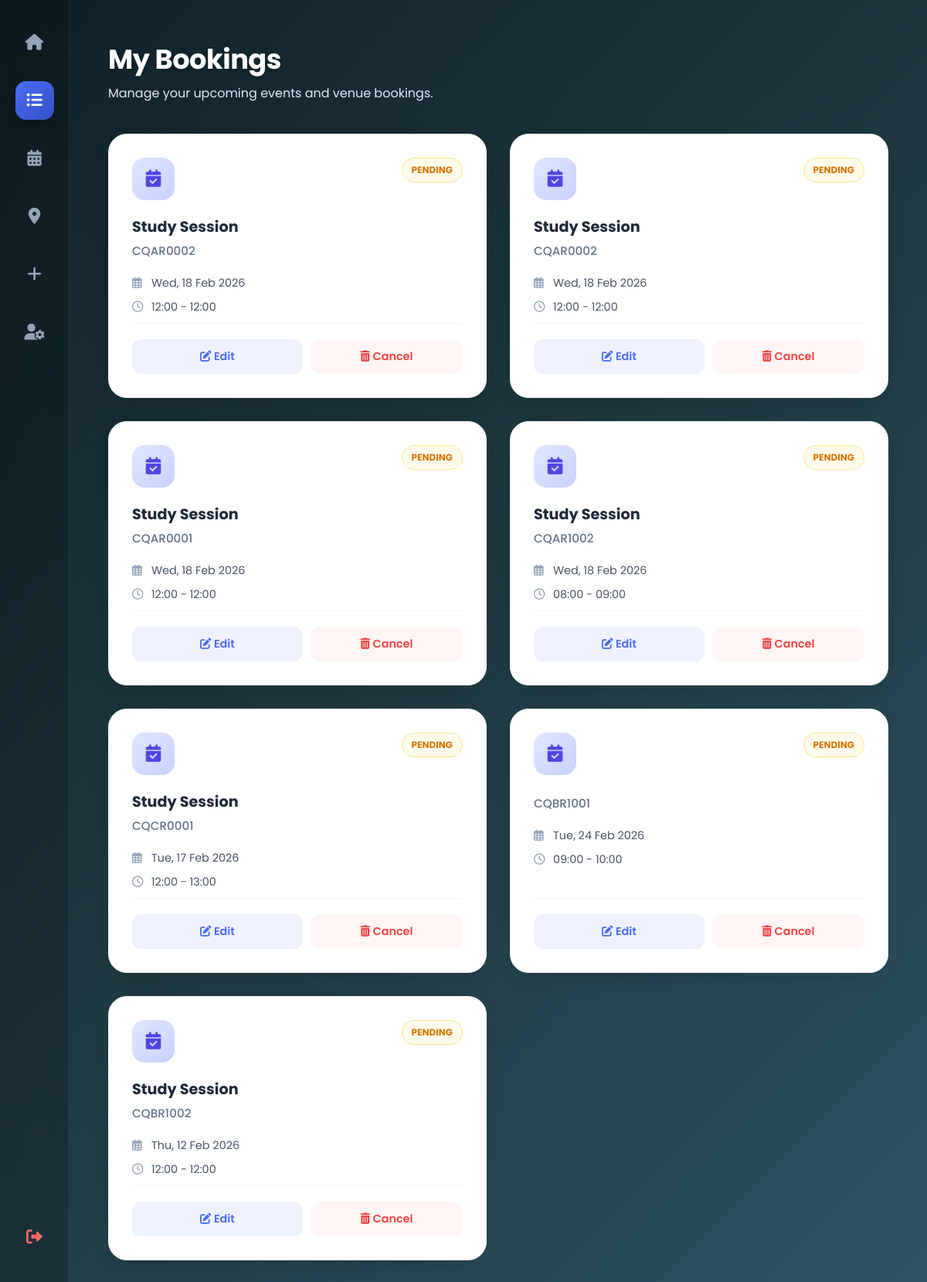
/my_bookings/ (signed in), run on an earlier commit of the app's database.
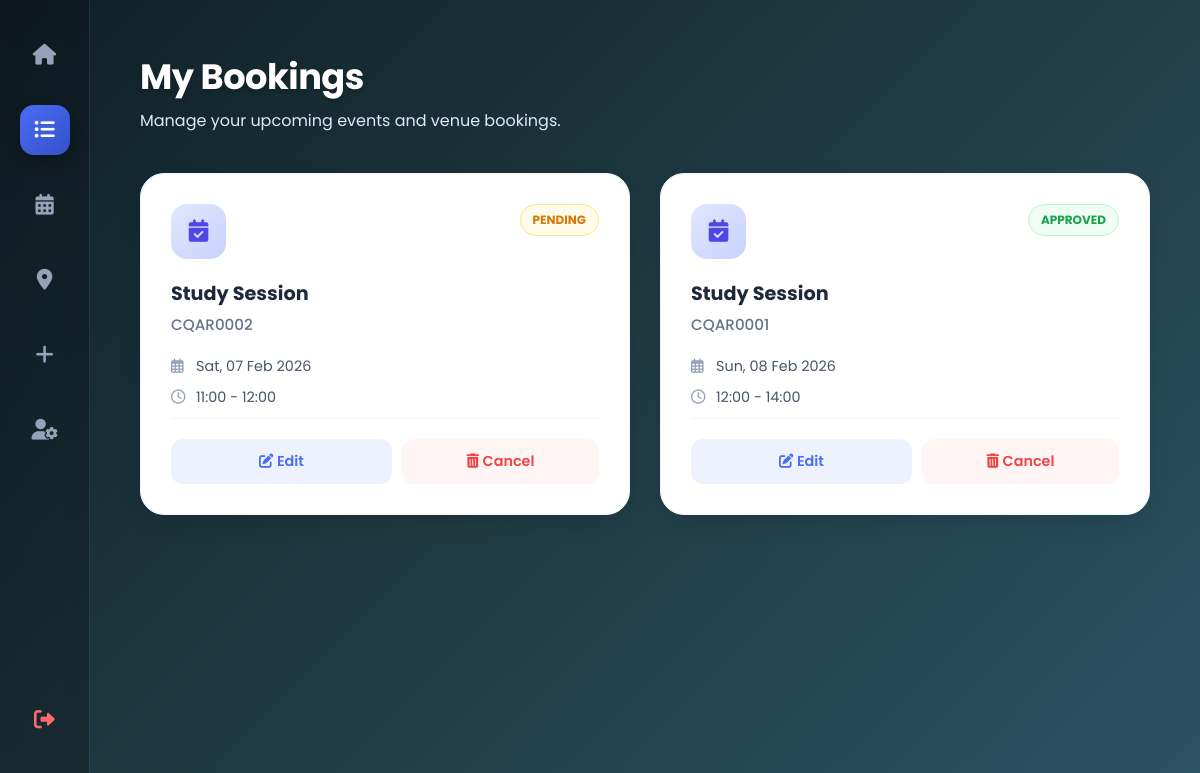
And on a later commit of the database.
### accounts/models.py (models this page shows, shortened)
class Booking(models.Model):
    STATUS_CHOICES = [
        ('PENDING', 'Pending'),
        ('APPROVED', 'Approved'),
        ('REJECTED', 'Rejected'),
    ]
    PURPOSE_CHOICES = [
        ('STUDY', 'Study'),
        ('EVENT', 'Event'),
    ]
    user = models.ForeignKey(User, on_delete=models.CASCADE, related_name='bookings')
    venue = models.ForeignKey(Venue, on_delete=models.CASCADE, related_name='bookings')
    purpose = models.CharField(max_length=10, choices=PURPOSE_CHOICES, default='STUDY')
    event_name = models.CharField(max_length=200, blank=True)
    description = models.TextField(blank=True)
    document = models.FileField(upload_to='booking_docs/', blank=True, null=True)
    start_time = models.DateTimeField()
    end_time = models.DateTimeField()
    status = models.CharField(max_length=10, choices=STATUS_CHOICES, default='PENDING')
    created_at = models.DateTimeField(auto_now_add=True)
    updated_at = models.DateTimeField(auto_now=True)
    approved_by = models.ForeignKey(User, on_delete=models.SET_NULL, null=True, blank=True, related_name='approved_bookings')
    approved_at = models.DateTimeField(null=True, blank=True)
    addon_equipment = models.TextField(blank=True, null=True, help_text="List any extra equipment needed (e.g., Extra Mic, Extension Cord).")
    qr_code = models.ImageField(upload_to='qr_codes/', blank=True, null=True)
    time_slot = models.CharField(max_length=20, blank=True, null=True, help_text="Selected time slot (e.g. 09:00-10:00)")
    class Meta:
        ordering = ['-start_time']
        indexes = [
            models.Index(fields=['user', 'status']),
            models.Index(fields=['venue', 'start_time', 'end_time']),
        ]

class Venue(models.Model):
    name = models.CharField(max_length=200, help_text="e.g. Lecture Hall A")
    location = models.CharField(max_length=200, help_text="e.g. Block B, Level 2")
    capacity = models.IntegerField(help_text="How many people can fit?")
    equipment = models.CharField(max_length=200, blank=True, help_text="e.g. Projector, Wifi, AC")
    class Meta:
        ordering = ['name']

### accounts/views.py (the view)
# urls.py: path('my_bookings/', views.my_bookings_view, name='my_bookings'),
@login_required(login_url='login')
def my_bookings_view(request):
    bookings = Booking.objects.filter(user=request.user).select_related('venue').order_by('-created_at')
    status_filter = request.GET.get('status')
    if status_filter and status_filter in ['PENDING', 'APPROVED', 'REJECTED']:
        bookings = bookings.filter(status=status_filter)
    from django.core.paginator import Paginator
    paginator = Paginator(bookings, 10)  # 10 bookings per page
    page_number = request.GET.get('page')
    bookings = paginator.get_page(page_number)
    return render(request, 'my_bookings.html', {
        'bookings': bookings,
        'status_filter': status_filter
    })

### templates/my_bookings.html (shortened to what this page needs)
<!DOCTYPE html>
<html lang="en">
<head>
    <link rel="stylesheet" href="https://cdnjs.cloudflare.com/ajax/libs/font-awesome/6.0.0/css/all.min.css">
</head>
<body>
    <div class="sidebar">
        <a href="{% url 'dashboard' %}" class="sidebar-icon" data-tooltip="Dashboard"><i class="fas fa-home"></i></a>
        <a href="#" class="sidebar-icon active" data-tooltip="My Bookings"><i class="fas fa-list-ul"></i></a>
        <a href="{% url 'calendar' %}" class="sidebar-icon" data-tooltip="View Schedule"><i class="fas fa-calendar-alt"></i></a>
        <a href="{% url 'venue_list' %}" class="sidebar-icon" data-tooltip="Campus Venues"><i class="fas fa-map-marker-alt"></i></a>
        <a href="{% url 'create_booking' %}" class="sidebar-icon" data-tooltip="Book a Venue"><i class="fas fa-plus"></i></a>
        <a href="{% url 'profile' %}" class="sidebar-icon" data-tooltip="Settings"><i class="fas fa-user-cog"></i></a>
        <a href="{% url 'logout' %}" class="sidebar-icon logout" data-tooltip="Log Out"><i class="fas fa-sign-out-alt"></i></a>
    </div>
    <div class="main-content">
        <div class="header">
            <h1>My Bookings</h1>
            <p>Manage your upcoming events and venue bookings.</p>
        </div>
        <div class="bookings-grid">
            {% for booking in bookings %}
                <div class="booking-card">
                    <div class="card-top">
                        <a href="{% url 'booking_detail' booking.id %}" style="text-decoration: none; color: inherit; display: contents;">
                            <div class="venue-icon"><i class="fas fa-calendar-check"></i></div>
                            {% if booking.status == 'APPROVED' %}
                                <span class="status-badge" style="background:#f0fdf4; color:#16a34a; border-color:#bbf7d0;">Approved</span>
                            {% elif booking.status == 'REJECTED' %}
                                <span class="status-badge" style="background:#fef2f2; color:#dc2626; border-color:#fecaca;">Rejected</span>
                            {% else %}
                                <span class="status-badge" style="background:#fffbeb; color:#d97706; border-color:#fde68a;">Pending</span>
                            {% endif %}
                        </a>
                    </div>
                    <a href="{% url 'booking_detail' booking.id %}" style="text-decoration: none; color: inherit;">
                        <div class="event-name">{{ booking.event_name }}</div>
                        <div class="venue-name">{{ booking.venue.name }}</div>
                        <div class="info-row"><i class="far fa-calendar-alt"></i> {{ booking.start_time|date:"D, d M Y" }}</div>
                        <div class="info-row"><i class="far fa-clock"></i> {{ booking.start_time|date:"H:i" }} - {{ booking.end_time|date:"H:i" }}</div>
                    </a>
                    <div class="card-footer">
                        <a href="{% url 'modify_booking' booking.id %}" class="btn-edit"><i class="fas fa-edit"></i> Edit</a>
                        <form method="POST" action="{% url 'delete_booking' booking.id %}" onsubmit="return confirm('Cancel this booking?');" style="flex: 1;">
                            <button type="submit" class="btn-cancel"><i class="fas fa-trash-alt"></i> Cancel</button>
                        </form>
                    </div>
                </div>
            {% empty %}
                <div class="no-bookings">
                    <h3>No Bookings Found</h3>
                    <p>You haven't made any reservations yet.</p>
                    <a href="{% url 'create_booking' %}" style="color:#4a6cf7; font-weight:600; text-decoration:none;">Book Now</a>
                </div>
            {% endfor %}
        </div>
    </div>
</body>
</html>

### templates/my_bookings.html (style rules this page uses)
* { margin: 0; padding: 0; box-sizing: border-box; font-family: 'Poppins', sans-serif; }
body { display: flex; height: 100vh; background: linear-gradient(135deg, #0f2027, #203a43, #2c5364); overflow: hidden; }
.sidebar { width: 90px; background: rgba(0, 0, 0, 0.2); backdrop-filter: blur(12px); -webkit-backdrop-filter: blur(12px); border-right: 1px solid rgba(255, 255, 255, 0.1); display: flex; flex-direction: column; align-items: center; padding: 30px 0; z-index: 100; }
.sidebar-icon { width: 50px; height: 50px; border-radius: 14px; display: flex; justify-content: center; align-items: center; color: #94a3b8; font-size: 1.3rem; margin-bottom: 25px; transition: 0.3s; text-decoration: none; position: relative; }
.sidebar-icon.active { background: linear-gradient(135deg, #4a6cf7 0%, #3451c7 100%); color: white; box-shadow: 0 8px 20px rgba(0, 0, 0, 0.3); }
.sidebar-icon.logout { margin-top: auto; color: #ff6b6b; }
.sidebar-icon::after { content: attr(data-tooltip); position: absolute; left: 75px; top: 50%; transform: translateY(-50%) translateX(10px); background-color: #2d3436; color: white; padding: 6px 14px; border-radius: 8px; font-size: 0.85rem; font-weight: 500; white-space: nowrap; opacity: 0; visibility: hidden; transition: 0.2s; pointer-events: none; z-index: 100; }
.main-content { flex: 1; padding: 50px; overflow-y: auto; background: transparent; }
.header h1 { font-size: 2.2rem; font-weight: 700; color: white; letter-spacing: -0.5px; text-shadow: 0 2px 4px rgba(0,0,0,0.2); }
.header p { color: #e0e7ff; margin-top: 5px; font-size: 1rem; }
.bookings-grid { display: grid; grid-template-columns: repeat(auto-fill, minmax(320px, 1fr)); gap: 30px; margin-top: 40px; }
.booking-card { background: white; border-radius: 24px; padding: 30px; border: 1px solid #f1f5f9; box-shadow: 0 10px 30px -10px rgba(0,0,0,0.2); transition: 0.3s; display: flex; flex-direction: column; }
.card-top { display: flex; justify-content: space-between; align-items: flex-start; margin-bottom: 20px; }
.venue-icon { width: 55px; height: 55px; border-radius: 16px; display: flex; justify-content: center; align-items: center; font-size: 1.4rem; background: linear-gradient(135deg, #e0e7ff 0%, #c7d2fe 100%); color: #4f46e5; }
.status-badge { padding: 6px 12px; border-radius: 20px; font-size: 0.75rem; font-weight: 700; text-transform: uppercase; border: 1px solid transparent; }
.event-name { font-size: 1.2rem; font-weight: 700; color: #1e293b; margin-bottom: 5px; }
.venue-name { font-size: 0.95rem; color: #64748b; margin-bottom: 20px; font-weight: 500; }
.info-row { display: flex; align-items: center; margin-bottom: 10px; color: #475569; font-size: 0.9rem; }
.info-row i { width: 25px; color: #94a3b8; }
.card-footer { margin-top: auto; padding-top: 20px; border-top: 1px solid #f1f5f9; display: flex; gap: 10px; }
.btn-edit { flex: 1; padding: 12px; background: #eef2ff; color: #4a6cf7; border-radius: 12px; text-align: center; text-decoration: none; font-weight: 600; font-size: 0.9rem; transition: 0.3s; }
.btn-cancel { width: 100%; padding: 12px; border: none; border-radius: 12px; background: #fff5f5; color: #ef4444; font-weight: 600; font-size: 0.9rem; cursor: pointer; transition: 0.3s; }

What changed in the data, as far as the page shows it:
removed Booking: status "PENDING", event_name "Study Session", venue.name "CQAR0002", start_time "Wed, 18 Feb 2026", start_time "12:00", end_time "12:00"
removed Booking: status "PENDING", event_name "Study Session", venue.name "CQAR0002", start_time "Wed, 18 Feb 2026", start_time "12:00", end_time "12:00"
removed Booking: status "PENDING", event_name "Study Session", venue.name "CQAR0001", start_time "Wed, 18 Feb 2026", start_time "12:00", end_time "12:00"
removed Booking: status "PENDING", event_name "Study Session", venue.name "CQAR1002", start_time "Wed, 18 Feb 2026", start_time "08:00", end_time "09:00"
removed Booking: status "PENDING", event_name "Study Session", venue.name "CQCR0001", start_time "Tue, 17 Feb 2026", start_time "12:00", end_time "13:00"
removed Booking: status "PENDING", venue.name "CQBR1001", start_time "Tue, 24 Feb 2026", start_time "09:00", end_time "10:00"
removed Booking: status "PENDING", event_name "Study Session", venue.name "CQBR1002", start_time "Thu, 12 Feb 2026", start_time "12:00", end_time "12:00"
added Booking: status "PENDING", event_name "Study Session", venue.name "CQAR0002", start_time "Sat, 07 Feb 2026", start_time "11:00", end_time "12:00"
added Booking: status "APPROVED", event_name "Study Session", venue.name "CQAR0001", start_time "Sun, 08 Feb 2026", start_time "12:00", end_time "14:00"
